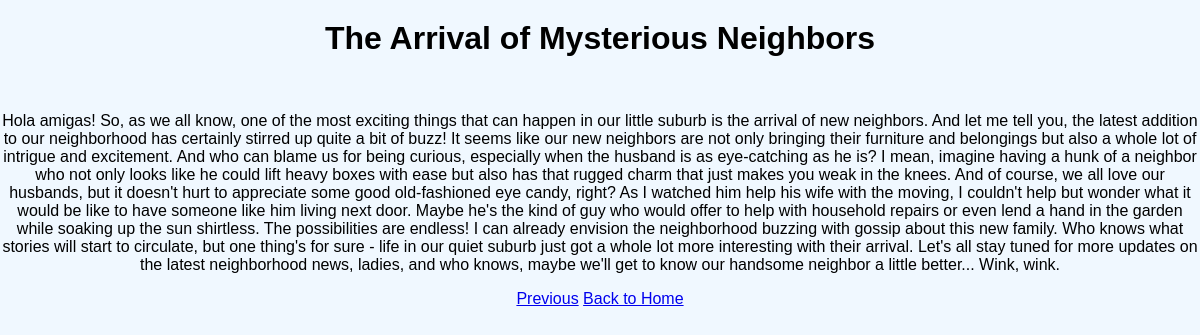
/page/2, run on the app's committed database.
### tables this page shows
CREATE TABLE pages
          (id INTEGER PRIMARY KEY,
          title TEXT,
          content TEXT,
          keywords TEXT,
          votes INTEGER,
          timestamp DATETIME DEFAULT CURRENT_TIMESTAMP);

### app.py (the view)
@app.route('/page/<int:page_id>')
def page(page_id):
    conn = get_db_connection()
    if page_id == 0:
        page_id = 1
    page = conn.execute('SELECT * FROM pages WHERE id = ?', (page_id,)).fetchone()
    conn.close()
    return render_template('page.html', page=page)

### app.py (called while the page is built)
def get_db_connection():
    conn = sqlite3.connect('database.db')
    conn.row_factory = sqlite3.Row
    return conn

### templates/page.html (shortened to what this page needs)
<!DOCTYPE html>
<html lang="en">
<head>
    <link rel="stylesheet" href="/static/page.css">
</head>
<body>
    <h1>{{ page.title }}</h1>
    <br/>
    <p>{{ page.content }}</p>
    <a href="/page/{{ page.id - 1}}">Previous</a>
    <a href="{{ url_for('index') }}">Back to Home</a>
</body>
</html>

### static/page.css (style rules this page uses)
body { background-color: #f0f8ff; font-family: Arial, sans-serif; text-align: center; margin: 0; padding: 0; }
h1 { margin-top: 20px; }

### data on the page
pages: title "The Arrival of Mysterious Neighbors", content "Hola amigas! So, as we all know, one of the most exciting things that can happen in our little suburb is the arrival of new neighbors. And let me tell you, the latest addition to our neighborhood has certainly stirred up quite a bit of buzz! It seems like our new neighbors are not only bringing their furniture and belongings but also a whole lot of intrigue and excitement. And who can blame us for being curious, especially when the husband is as eye-catching as he is? I mean, imagine having a hunk of a neighbor who not only looks like he could lift heavy boxes with ease but also has that rugged charm that just makes you weak in the knees. And of course, we all love our husbands, but it…"
